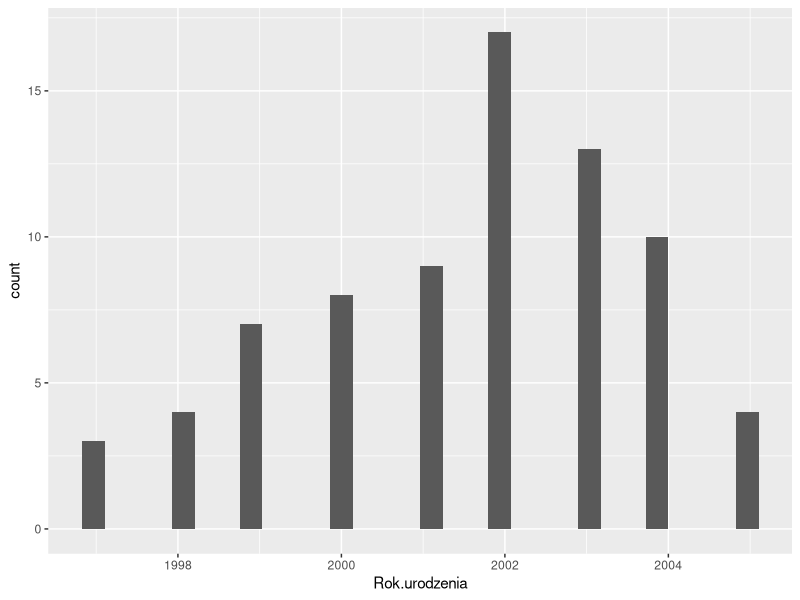

This figure's R source:
library(dplyr)
library(rstudioapi)
library(ggplot2)

setwd(dirname(rstudioapi::getActiveDocumentContext()$path))

data <- read.csv("Kwatermistrz - Baza.csv") |> 
  dplyr::mutate(Rok.urodzenia=as.numeric(Rok.urodzenia))

ggplot(data) +
  geom_histogram(aes(y=Rok.urodzenia)) +
  coord_flip()

data$Rok.urodzenia |> na.omit() |> mean()

years <- data$Rok.urodzenia |> unique() |> na.omit()

values <- sapply(years, function(i){
  sum(na.omit(data$Rok.urodzenia == i))
})


data2 <- tibble::tibble(ilosc = values)

row.names(data2) <- as.character(years)
